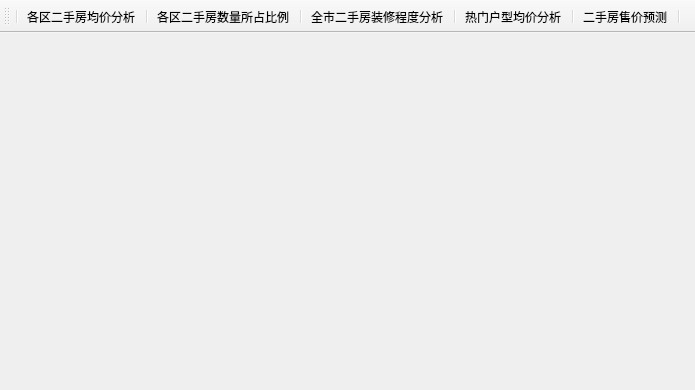
<?xml version="1.0" encoding="UTF-8"?>
<ui version="4.0">
 <class>MainWindow</class>
 <widget class="QMainWindow" name="MainWindow">
  <property name="geometry">
   <rect>
    <x>0</x>
    <y>0</y>
    <width>695</width>
    <height>390</height>
   </rect>
  </property>
  <property name="minimumSize">
   <size>
    <width>695</width>
    <height>390</height>
   </size>
  </property>
  <property name="maximumSize">
   <size>
    <width>710</width>
    <height>695</height>
   </size>
  </property>
  <property name="contextMenuPolicy">
   <enum>Qt::CustomContextMenu</enum>
  </property>
  <property name="windowTitle">
   <string>MainWindow</string>
  </property>
  <property name="toolButtonStyle">
   <enum>Qt::ToolButtonTextUnderIcon</enum>
  </property>
  <widget class="QWidget" name="centralwidget">
   <widget class="QLabel" name="label">
    <property name="geometry">
     <rect>
      <x>0</x>
      <y>0</y>
      <width>695</width>
      <height>315</height>
     </rect>
    </property>
    <property name="text">
     <string/>
    </property>
    <property name="pixmap">
     <pixmap>../img/背景图.png</pixmap>
    </property>
    <property name="scaledContents">
     <bool>true</bool>
    </property>
   </widget>
  </widget>
  <widget class="QToolBar" name="toolBar">
   <property name="acceptDrops">
    <bool>true</bool>
   </property>
   <property name="windowTitle">
    <string>toolBar</string>
   </property>
   <property name="iconSize">
    <size>
     <width>48</width>
     <height>48</height>
    </size>
   </property>
   <attribute name="toolBarArea">
    <enum>TopToolBarArea</enum>
   </attribute>
   <attribute name="toolBarBreak">
    <bool>false</bool>
   </attribute>
   <addaction name="separator"/>
   <addaction name="btn_1"/>
   <addaction name="separator"/>
   <addaction name="btn_2"/>
   <addaction name="separator"/>
   <addaction name="btn_3"/>
   <addaction name="separator"/>
   <addaction name="btn_4"/>
   <addaction name="separator"/>
   <addaction name="btn_5"/>
   <addaction name="separator"/>
  </widget>
  <action name="btn_1">
   <property name="icon">
    <iconset>
     <normaloff>../img/图标-1.png</normaloff>../img/图标-1.png</iconset>
   </property>
   <property name="text">
    <string>各区二手房均价分析</string>
   </property>
   <property name="toolTip">
    <string>各区二手房均价分析</string>
   </property>
  </action>
  <action name="btn_2">
   <property name="icon">
    <iconset>
     <normaloff>../img/图标-2.png</normaloff>../img/图标-2.png</iconset>
   </property>
   <property name="text">
    <string>各区二手房数量所占比例</string>
   </property>
   <property name="toolTip">
    <string>各区二手房数量所占比例</string>
   </property>
  </action>
  <action name="btn_3">
   <property name="icon">
    <iconset>
     <normaloff>../img/图标-3.png</normaloff>../img/图标-3.png</iconset>
   </property>
   <property name="text">
    <string>全市二手房装修程度分析</string>
   </property>
   <property name="toolTip">
    <string>全市二手房装修程度分析</string>
   </property>
  </action>
  <action name="btn_4">
   <property name="icon">
    <iconset>
     <normaloff>../img/图标-4.png</normaloff>../img/图标-4.png</iconset>
   </property>
   <property name="text">
    <string>热门户型均价分析</string>
   </property>
   <property name="toolTip">
    <string>热门户型均价分析</string>
   </property>
  </action>
  <action name="btn_5">
   <property name="icon">
    <iconset>
     <normaloff>../img/图标-5.png</normaloff>../img/图标-5.png</iconset>
   </property>
   <property name="text">
    <string>二手房售价预测</string>
   </property>
   <property name="toolTip">
    <string>二手房售价预测</string>
   </property>
  </action>
 </widget>
 <resources/>
 <connections/>
</ui>
